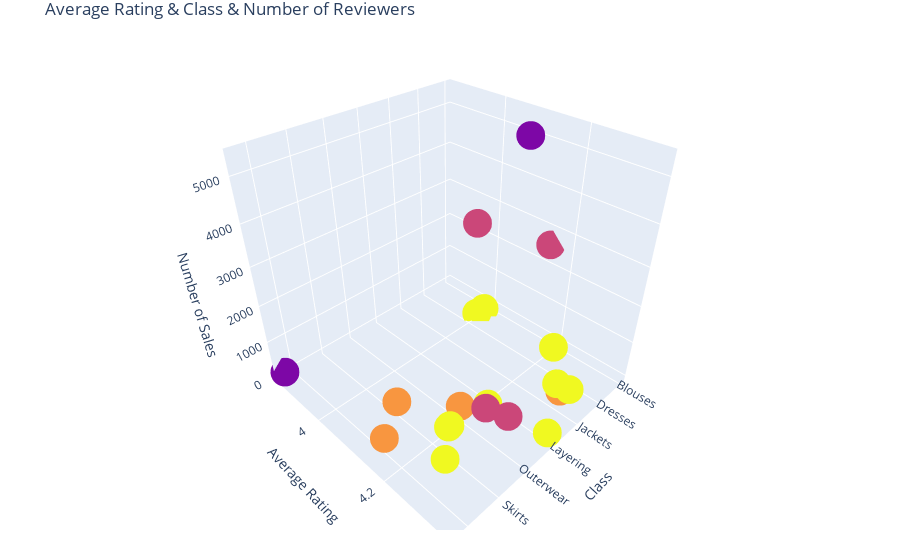

The notebook cell saved with this chart:
### Code cell
ClR = df.groupby('Class Name').agg({'Rating': np.average})
cv = df['Class Name'].value_counts()

trace = go.Scatter3d( x = ClR.index,
                      y = ClR['Rating'],
                      z = cv[ClR.index],
                      mode = 'markers',
                      marker = dict(size=10,color=df['Rating']),
                      hoverinfo ="text",
                      text="Class: "+ClR.index+" \ Average Rating: "+ClR['Rating'].map(' {:,.2f}'.format).apply(str)
                     +" \ Number of Reviewers: "+cv[ClR.index].apply(str)
                      )

data = [trace]
layout = go.Layout(title="Average Rating & Class & Number of Reviewers",
                   scene = dict(
                    xaxis = dict(title='Class'),
                    yaxis = dict(title='Average Rating'),
                    zaxis = dict(title='Number of Sales'),),
                   margin = dict(l=30, r=30, b=30, t=30))
fig = go.Figure(data=data, layout=layout)
py.iplot(fig)
plt.savefig('3D_Scatter.png')

### Figure 1 — Plotly figure (JSON) as saved in the notebook; plotly's stock layout.template omitted (floating-point values rounded to 4 significant figures; data arrays with more than 128 entries replaced by an {"elided": "..."} marker saying what was removed)
{"data": [{"hoverinfo": "text", "marker": {"color": {"elided": "19662 int values"}, "size": 10}, "mode": "markers", "text": ["Class: Blouses \\ Average Rating:  4.15 \\ Number of Reviewers: 2587", "Class: Casual bottoms \\ Average Rating:  4.00 \\ Number of Reviewers: 1", "Class: Chemises \\ Average Rating:  4.00 \\ Number of Reviewers: 1", "Class: Dresses \\ Average Rating:  4.14 \\ Number of Reviewers: 5371", "Class: Fine gauge \\ Average Rating:  4.26 \\ Number of Reviewers: 927", "Class: Intimates \\ Average Rating:  4.30 \\ Number of Reviewers: 120", "Class: Jackets \\ Average Rating:  4.31 \\ Number of Reviewers: 598", "Class: Jeans \\ Average Rating:  4.35 \\ Number of Reviewers: 970", "Class: Knits \\ Average Rating:  4.13 \\ Number of Reviewers: 3981", "Class: Layering \\ Average Rating:  4.35 \\ Number of Reviewers: 115", "Class: Legwear \\ Average Rating:  4.22 \\ Number of Reviewers: 131", "Class: Lounge \\ Average Rating:  4.29 \\ Number of Reviewers: 574", "Class: Outerwear \\ Average Rating:  4.20 \\ Number of Reviewers: 281", "Class: Pants \\ Average Rating:  4.28 \\ Number of Reviewers: 1157", "Class: Shorts \\ Average Rating:  4.22 \\ Number of Reviewers: 260", "Class: Skirts \\ Average Rating:  4.24 \\ Number of Reviewers: 796", "Class: Sleep \\ Average Rating:  4.26 \\ Number of Reviewers: 174", "Class: Sweaters \\ Average Rating:  4.17 \\ Number of Reviewers: 1218", "Class: Swim \\ Average Rating:  4.15 \\ Number of Reviewers: 293", "Class: Trend \\ Average Rating:  3.86 \\ Number of Reviewers: 107"], "type": "scatter3d", "x": ["Blouses", "Casual bottoms", "Chemises", "Dresses", "Fine gauge", "Intimates", "Jackets", "Jeans", "Knits", "Layering", "Legwear", "Lounge", "Outerwear", "Pants", "Shorts", "Skirts", "Sleep", "Sweaters", "Swim", "Trend"], "y": [4.152, 4, 4, 4.137, 4.256, 4.3, 4.306, 4.349, 4.133, 4.348, 4.221, 4.293, 4.196, 4.282, 4.215, 4.245, 4.259, 4.165, 4.154, 3.86], "z": [2587, 1, 1, 5371, 927, 120, 598, 970, 3981, 115, 131, 574, 281, 1157, 260, 796, 174, 1218, 293, 107]}], "layout": {"margin": {"b": 30, "l": 30, "r": 30, "t": 30}, "scene": {"xaxis": {"title": {"text": "Class"}}, "yaxis": {"title": {"text": "Average Rating"}}, "zaxis": {"title": {"text": "Number of Sales"}}}, "title": {"text": "Average Rating & Class & Number of Reviewers"}}}
